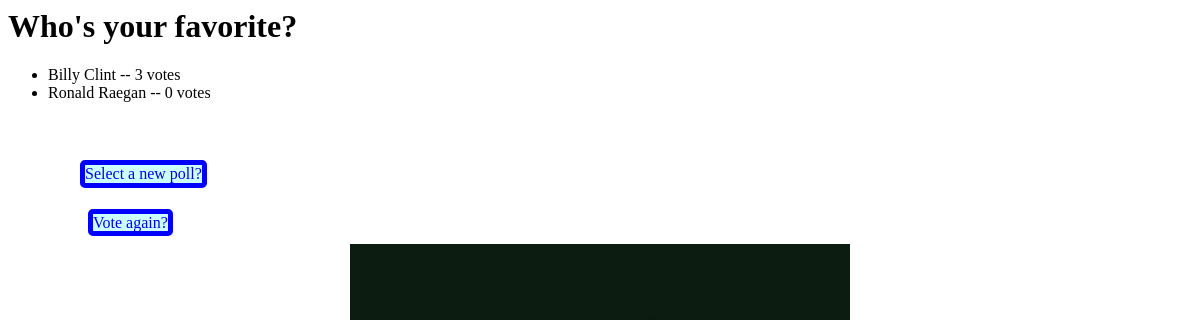
The page /polls/2/results/ on the database as committed earlier.
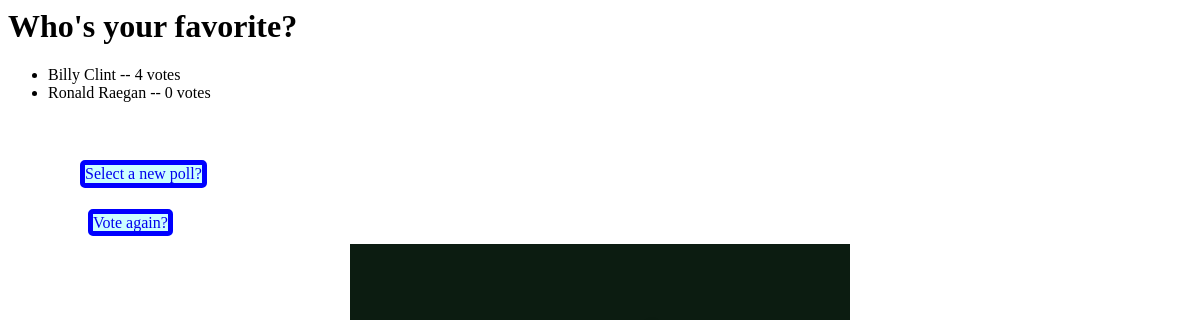
The same page on the database as committed later.
### polls/models.py (models this page shows, shortened)
class Choice(models.Model):
    poll = models.ForeignKey(Poll)
    choice_text = models.CharField(max_length=200)
    votes = models.IntegerField(default=0)

### polls/views.py (the view)
# urls.py: url(r'^(?P<pk>\d+)/results/$', views.ResultsView.as_view(), name='results'),
class ResultsView(generic.DetailView):
	model = Poll
	template_name = 'polls/results.html'

### polls/templates/polls/results.html (shortened to what this page needs)
{% load staticfiles %}
<h1>{{ poll.question }}</h1>
<link rel='stylesheet' type="text/css" href={% static 'polls/style.css' %} />
<ul>
{% for choice in poll.choice_set.all %}
    <li> {{ choice.choice_text }} -- {{ choice.votes }} vote{{ choice.votes|pluralize }}</li>
{% endfor %}
</ul>
<a class='voteagain' href="{% url 'polls:detail' poll.id %}">Vote again?</a>
<a class='selectnew' href="{% url 'polls:index' %}" >Select a new poll?</a>

Rows that differ between the two databases and show on the page:
changed Choice "Billy Clint": votes "3" → "4"
